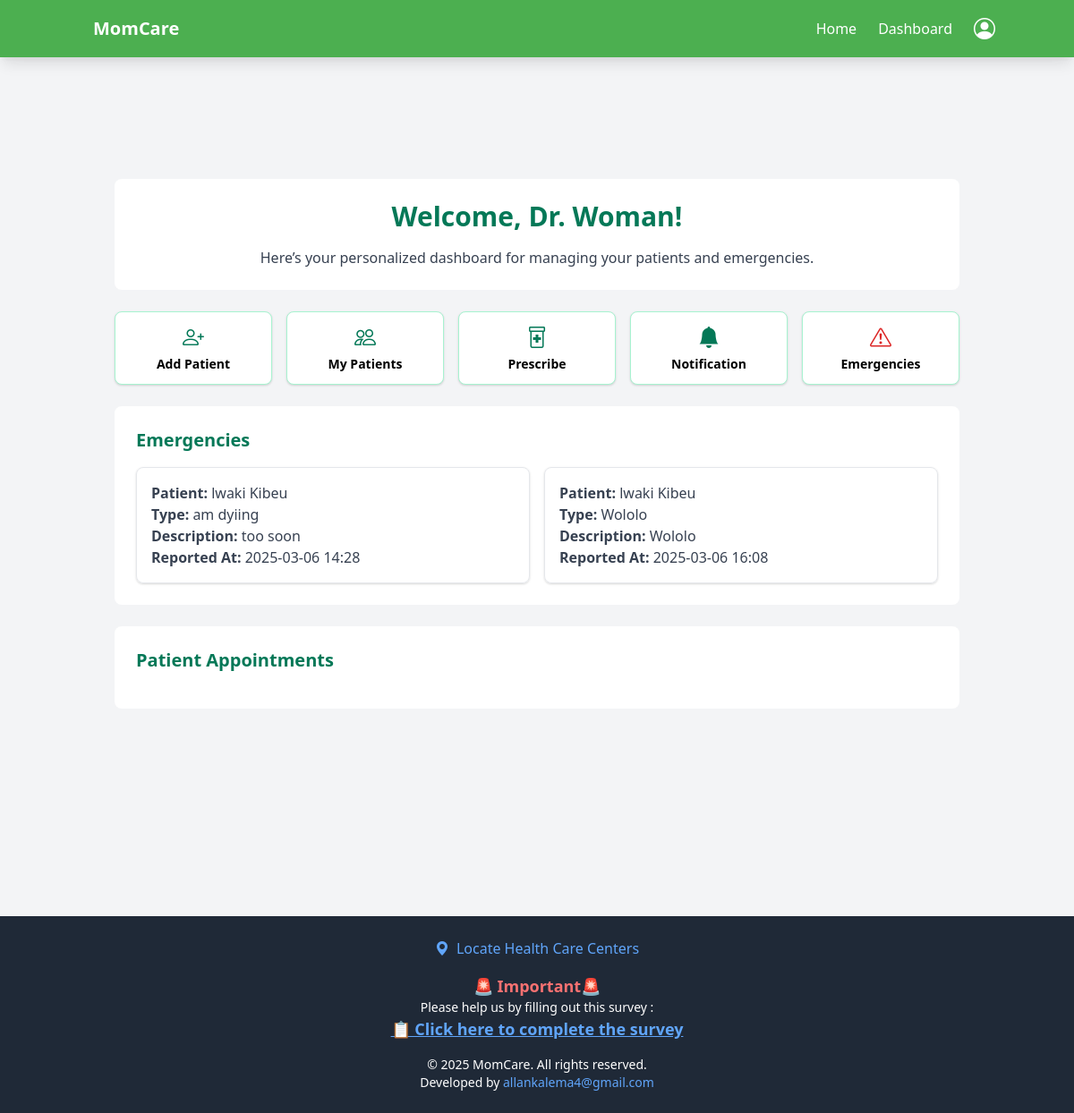
The page /doctor_dashboard/ (signed in) on the database its author committed.
### accounts/models.py (models this page shows, shortened)
class Doctor(models.Model):
    user = models.OneToOneField(User, on_delete=models.CASCADE, related_name="doctor_profile")
    work_address = models.TextField(null=True, blank=True)
    certificate_number = models.CharField(max_length=100, unique=True)
    contact_number = models.CharField(max_length=15, null=True, blank=True)
    health_facility = models.CharField(max_length=255, null=True, blank=True)
    medical_field = models.CharField(max_length=255, null=True, blank=True)
    experience_years = models.IntegerField(null=True, blank=True)
    education_level = models.CharField(max_length=255, null=True, blank=True)
    rank_title = models.CharField(max_length=255, null=True, blank=True)

class User(AbstractBaseUser, PermissionsMixin):
    username = models.CharField(max_length=150, unique=True)
    first_name = models.CharField(max_length=150)
    last_name = models.CharField(max_length=150)
    email = models.EmailField(unique=True)
    date_of_birth = models.DateField(null=True, blank=True)
    nin = models.CharField(max_length=20, unique=True, null=True, blank=True)
    marital_status = models.CharField(
        max_length=20,
        choices=[('Single', 'Single'), ('Married', 'Married')],
        null=True, blank=True
    )
    contact = models.CharField(max_length=15, null=True, blank=True)
    health_insurance_details = models.TextField(null=True, blank=True)
    government_scheme_eligibility = models.TextField(null=True, blank=True)
    is_doctor = models.BooleanField(default=False)
    is_patient = models.BooleanField(default=False)
    is_hospital = models.BooleanField(default=False)
    is_active = models.BooleanField(default=True)
    is_staff = models.BooleanField(default=False)
    created_at = models.DateTimeField(default=timezone.now)
    updated_at = models.DateTimeField(auto_now=True)
    objects = CustomUserManager()
    USERNAME_FIELD = 'username'
    REQUIRED_FIELDS = ['first_name', 'last_name', 'email']
    def get_full_name(self):
        return f"{self.first_name} {self.last_name}".strip()

### antenental/models.py (models this page shows, shortened)
class Emergency(models.Model):
    antenatal_card = models.ForeignKey(
        AntenatalCard, on_delete=models.CASCADE, related_name='emergencies'
    )  # Links to the patient’s antenatal card
    reported_by = models.ForeignKey(
        User, on_delete=models.SET_NULL, null=True, related_name='reported_emergencies'
    )
    emergency_type = models.TextField(null=True, blank=True)  # Open text field for emergency type
    description = models.TextField(null=True, blank=True)  # Additional details about the emergency
    reported_at = models.DateTimeField(default=now)  # Time the emergency was reported
    action_taken = models.TextField(null=True, blank=True)  # What was done in response to the emergency
    resolved = models.BooleanField(default=False)  # Whether the emergency has been resolved
    resolved_at = models.DateTimeField(null=True, blank=True)  # When the emergency was resolved
    created_at = models.DateTimeField(auto_now_add=True)
    updated_at = models.DateTimeField(auto_now=True)

class AntenatalCard(models.Model):
    user = models.ForeignKey(User, on_delete=models.CASCADE, related_name='antenatal_patients')  # Links to the registered patient
    Doctor = models.ForeignKey(User, on_delete=models.CASCADE, related_name='antenatal_doctors', default=1)  # Links to the assigned doctor
    health_unit = models.CharField(max_length=255, blank=True, null=True )  # Health facility name
    reg_no = models.CharField(max_length=100, blank=True, null=True, unique=True)  # Unique registration number
    name = models.CharField(max_length=255)  # Patient's full name
    nin = models.CharField(max_length=20, null=True, blank=True)  # National ID Number
    phone_no = models.CharField(max_length=15, null=True)
    age = models.IntegerField(blank=True, null=True)
    village = models.CharField(max_length=255)
    parish = models.CharField(max_length=255)
    sub_county = models.CharField(max_length=255)
    district = models.CharField(max_length=255)
    occupation = models.CharField(max_length=255)
    religion = models.CharField(max_length=100, null=True, blank=True)
    education_level = models.CharField(max_length=100, null=True, blank=True)
    tribe = models.CharField(max_length=100, null=True, blank=True)
    marital_status = models.CharField(
        max_length=20, choices=[('Single', 'Single'), ('Married', 'Married')]
    )
    next_of_kin_name = models.CharField(max_length=255,blank=True, null=True)
    next_of_kin_phone = models.CharField(max_length=15, blank=True, null=True)
    next_of_kin_relationship = models.CharField(max_length=100, blank=True, null=True)
    next_of_kin_address = models.TextField(blank=True, null=True)
    gravida = models.IntegerField(blank=True, null=True)  # Number of pregnancies
    para = models.IntegerField(blank=True, null=True)  # Number of deliveries after 28 weeks
    abortions = models.IntegerField(blank=True, null=True)  # Number of pregnancy losses before 28 weeks
    presenting_complaints = models.TextField(null=True, blank=True)
    first_day_of_lnmp = models.DateField(blank=True, null=True)  # Last Normal Menstrual Period
    edd = models.DateField(blank=True, null=True)  # Estimated Due Date
    weeks_of_amenorrhea = models.IntegerField(blank=True, null=True)  # Number of weeks since last period
    complications_of_pregnancy = models.TextField(null=True, blank=True)
    hospitalization = models.BooleanField(default=False ,blank=True, null=True)
    hospitalization_reason = models.TextField(null=True, blank=True)
    Doctor = models.ForeignKey(User, on_delete=models.CASCADE)
    admitted = models.BooleanField(default=False)
    next_visit = models.DateTimeField(null=True, blank=True)  # Date and time of the next visit
    created_at = models.DateTimeField(auto_now_add=True)
    updated_at = models.DateTimeField(auto_now=True)

### accounts/views.py (the view)
# urls.py: path('doctor_dashboard/', doctor_dashboard, name='doctor_dashboard'),
@login_required
def doctor_dashboard(request):
    if not request.user.is_doctor:
        return redirect('home')  # Redirect non-doctors to the home page
    doctor = Doctor.objects.filter(user=request.user).first()
    emergencies = Emergency.objects.filter(
        antenatal_card__Doctor=request.user,
        resolved=False
    ).select_related('antenatal_card__user')
    next_visits = AntenatalCard.objects.filter(
        Doctor=request.user,
        next_visit__isnull=False,  # Only include cards with a next_visit date
        next_visit__gte=timezone.now().date()  # Only include future dates
    ).select_related('user')
    calendar_events = [
        {
            'title': f"{card.user.first_name} {card.user.last_name}",  # Patient's name
            'start': card.next_visit.strftime('%Y-%m-%d'),  # Next visit date
            'backgroundColor': '#FF69B4',  # Pink background color
            'borderColor': '#FF69B4',  # Pink border color
            'textColor': '#FFFFFF',  # White text color
        }
        for card in next_visits
    ]
    context = {
        'doctor': doctor,
        'emergencies': emergencies,
        'calendar_events': calendar_events,  # Pass calendar events to the template
    }
    return render(request, 'dashboards/doctor_dashboard.html', context)

### templates/dashboards/doctor_dashboard.html (shortened to what this page needs)
{% extends 'base.html' %}
{% load static %}
{% block content %}
<link href="https://cdn.jsdelivr.net/npm/fullcalendar@5.11.3/main.min.css" rel="stylesheet">
<main class="mt-16 sm:mt-20 min-h-screen p-4 sm:p-6 bg-gray-100">
    <div class="container mx-auto">
        <div class="bg-white p-6 rounded-lg mb-6">
            <h2 class="text-2xl sm:text-3xl font-bold text-green-700 mb-4 text-center">
                Welcome, Dr. {{ doctor.user.first_name }}!
            </h2>
            <p class="text-gray-700 text-center">
                Here’s your personalized dashboard for managing your patients and emergencies.
            </p>
        </div>
        <div class="grid grid-cols-2 sm:grid-cols-5 gap-4 mb-6 text-center">
            <a href="{% url 'advanced_patient_search' %}"
                class="flex flex-col items-center p-3 bg-white border border-green-200 rounded-lg shadow hover:bg-green-100 transition duration-300">
                <i class="bi bi-person-plus text-2xl text-green-700"></i>
                <span class="text-sm font-semibold mt-1">Add Patient</span>
            </a>
            <a href="{% url 'doctor_patients' %}"
                class="flex flex-col items-center p-3 bg-white border border-green-200 rounded-lg shadow hover:bg-green-100 transition duration-300">
                <i class="bi bi-people text-2xl text-green-700"></i>
                <span class="text-sm font-semibold mt-1">My Patients</span>
            </a>
            <a href="{% url 'prescribe_medication' %}"
                class="flex flex-col items-center p-3 bg-white border border-green-200 rounded-lg shadow hover:bg-green-100 transition duration-300">
                <i class="bi bi-prescription2 text-2xl text-green-700"></i>
                <span class="text-sm font-semibold mt-1">Prescribe</span>
            </a>
            <a href="{% url 'send_notification' %}"
                class="flex flex-col items-center p-3 bg-white border border-green-200 rounded-lg shadow hover:bg-green-100 transition duration-300">
                <i class="bi bi-bell-fill text-2xl text-green-700"></i>
                <span class="text-sm font-semibold mt-1">Notification</span>
            </a>
            <a href="{% url 'emergency_list' %}"
                class="flex flex-col items-center p-3 bg-white border border-green-200 rounded-lg shadow hover:bg-green-100 transition duration-300 relative">
                <i class="bi bi-exclamation-triangle text-2xl text-red-600"></i>
                <span class="text-sm font-semibold mt-1">Emergencies</span>
            </a>
        </div>
        <div class="bg-white p-6 rounded-lg mb-6">
            <h3 class="text-xl font-semibold text-green-700 mb-4">Emergencies</h3>
            {% if emergencies %}
                <div class="grid grid-cols-1 sm:grid-cols-2 gap-4">
                    {% for emergency in emergencies|slice:":4" %}
                        <div class="p-4 border border-gray-200 rounded-lg shadow">
                            <p class="text-gray-700"><strong>Patient:</strong> {{ emergency.antenatal_card.user.get_full_name }}</p>
                            <p class="text-gray-700"><strong>Type:</strong> {{ emergency.emergency_type }}</p>
                            <p class="text-gray-700"><strong>Description:</strong> {{ emergency.description }}</p>
                            <p class="text-gray-700"><strong>Reported At:</strong> {{ emergency.reported_at|date:"Y-m-d H:i" }}</p>
                        </div>
                    {% endfor %}
                </div>
            {% else %}
                <p class="text-gray-700">No emergencies reported.</p>
            {% endif %}
        </div>
        <div class="bg-white p-6 rounded-lg">
            <h3 class="text-xl font-semibold text-green-700 mb-4">Patient Appointments</h3>
        </div>
    </div>
</main>
{% endblock %}

### rows shown on the page
Doctor: user.first_name "Woman"
Emergency: antenatal_card.user.get_full_name "lwaki Kibeu", emergency_type "am dyiing", description "too soon", reported_at "2025-03-06 14:28"
Emergency: antenatal_card.user.get_full_name "lwaki Kibeu", emergency_type "Wololo", description "Wololo", reported_at "2025-03-06 16:08"
